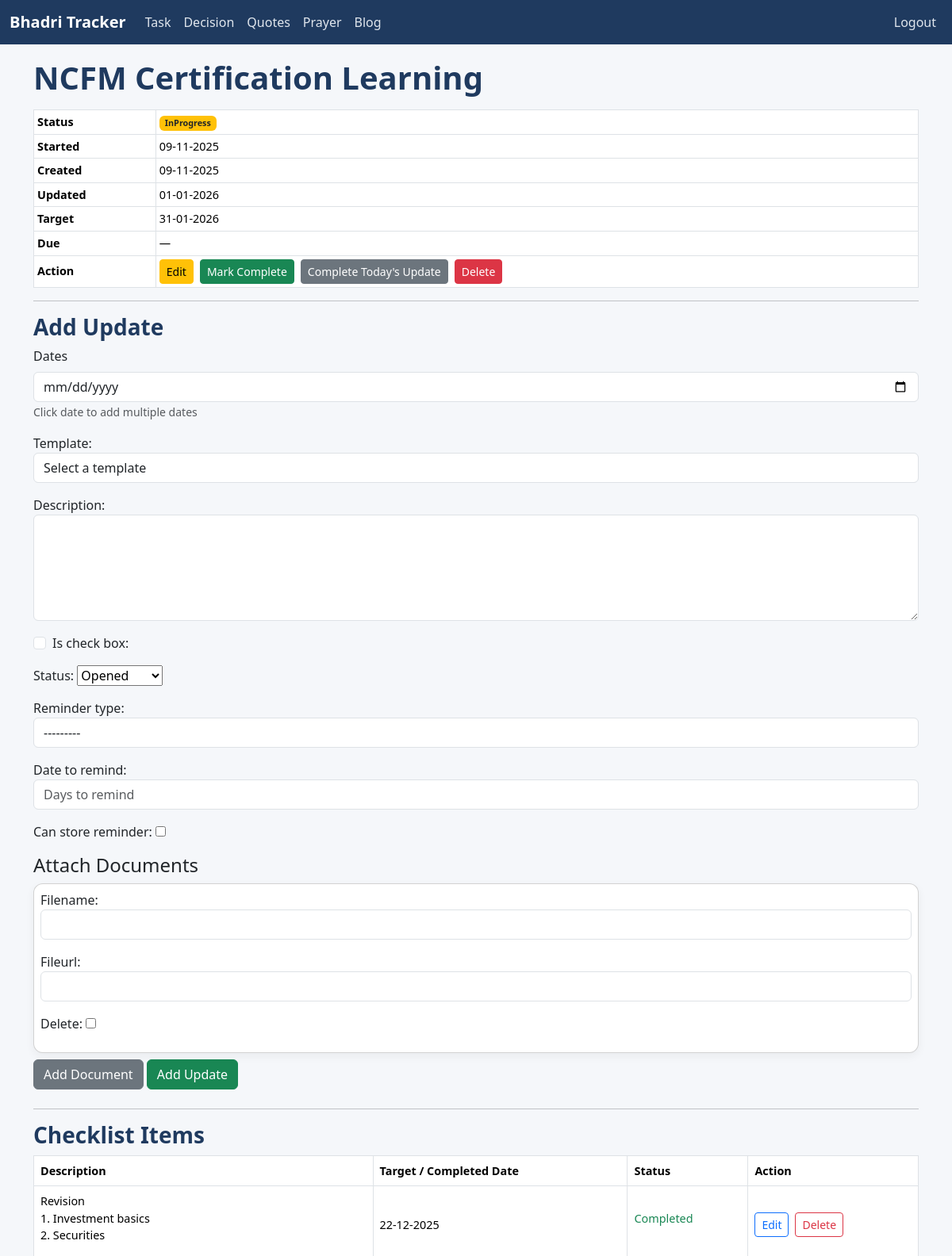
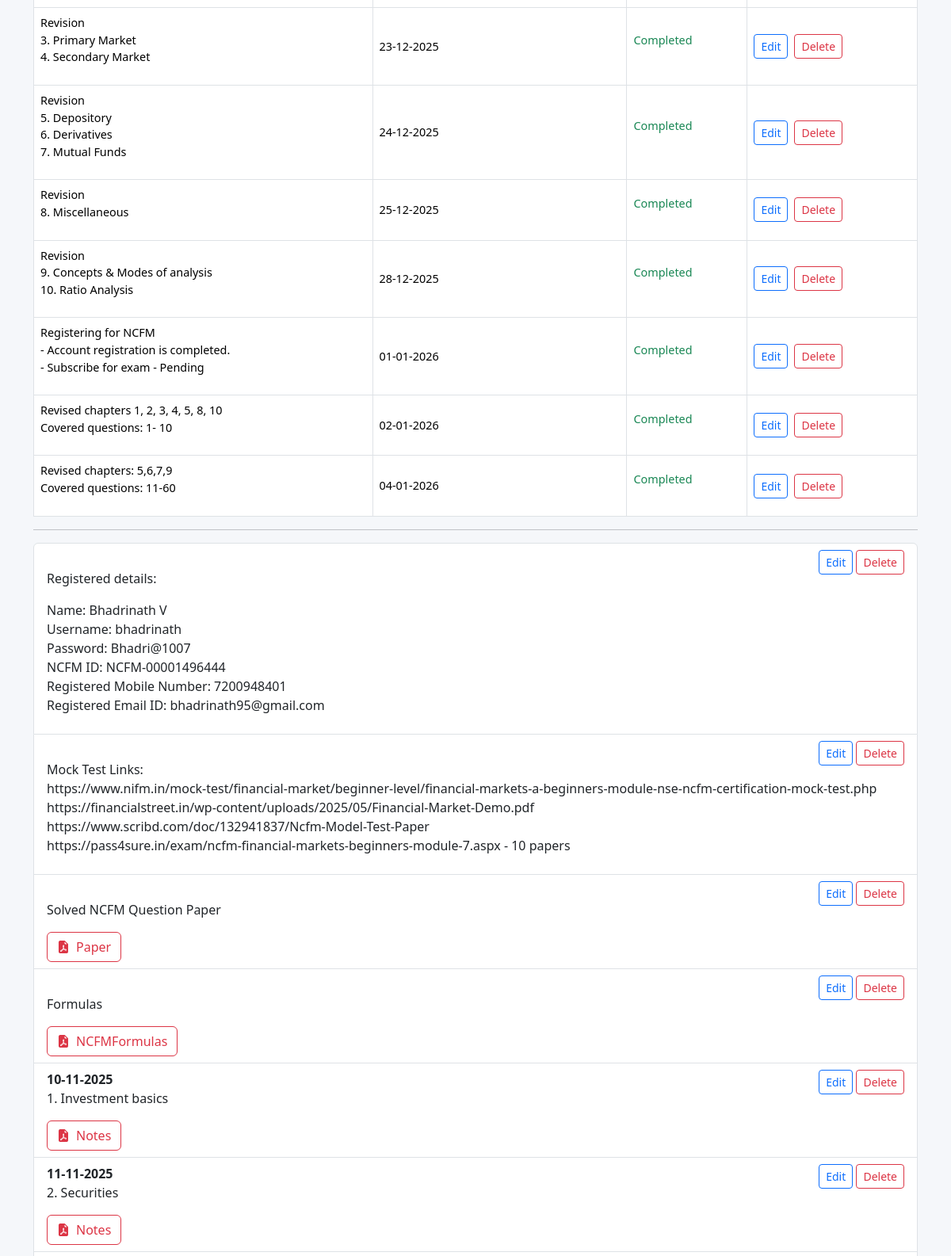
The app's page /task/11/updates/ (signed in, upper part), older data (2 pictures, top to bottom).
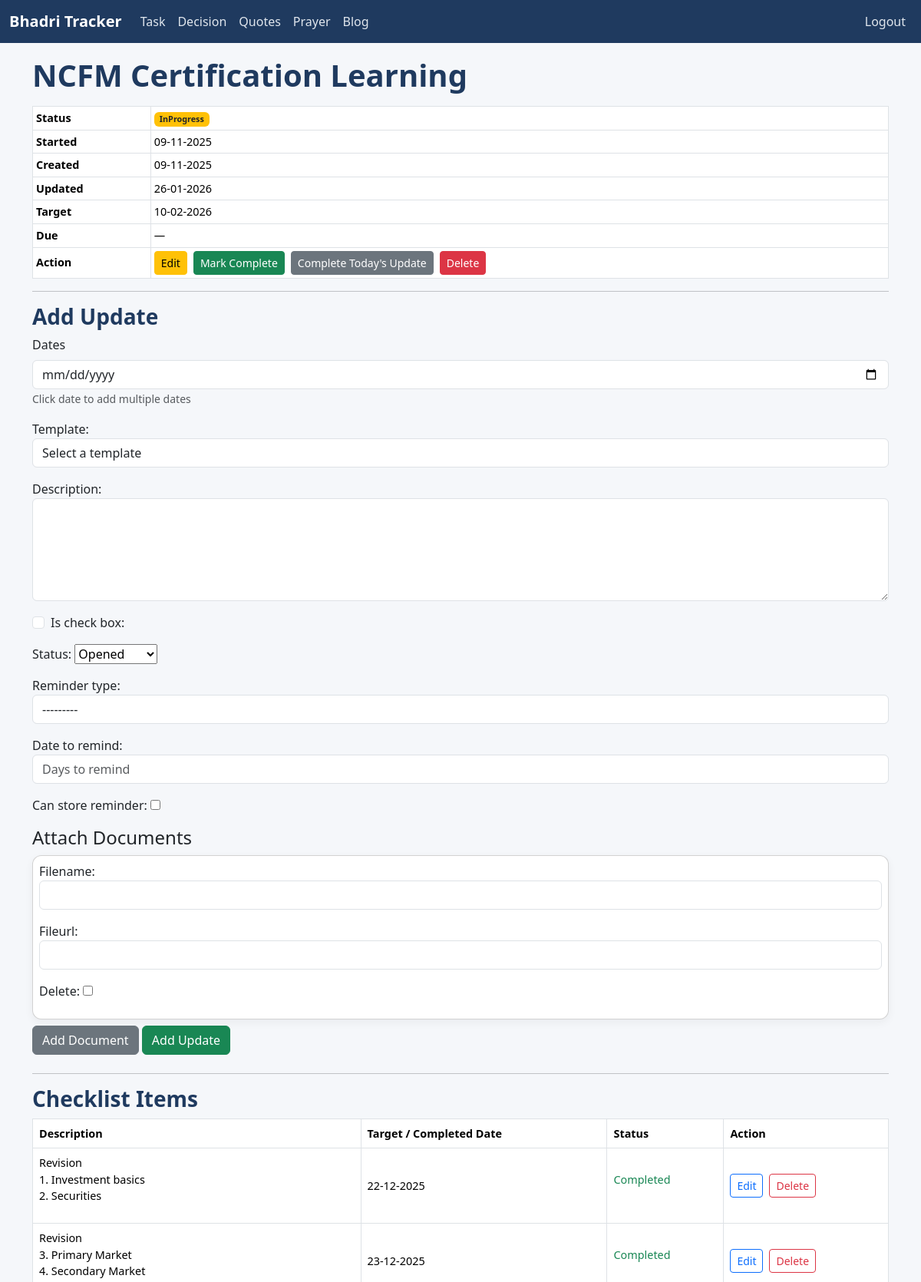
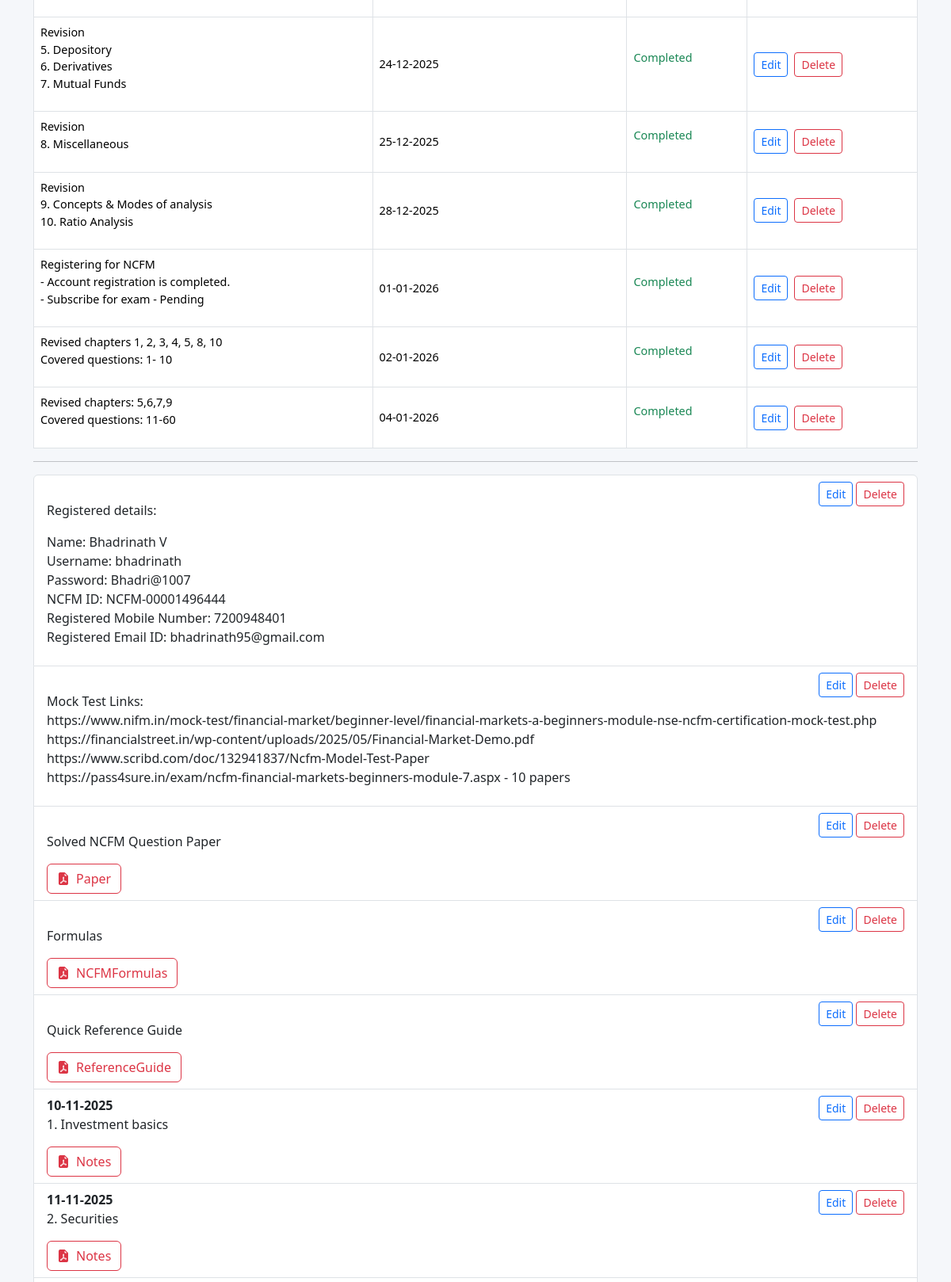
The same page, newer data (2 pictures, top to bottom).
### tracker/models.py (models this page shows, shortened)
class Task(models.Model):
    STATUS_CHOICES = [
        ('Opened', 'Opened'),
        ('InProgress', 'In Progress'),
        ('Completed', 'Completed'),
        ('Cancelled', 'Cancelled'),
        ('Hold', 'Hold'),
    ]
    name = models.CharField(max_length=200)
    status = models.CharField(max_length=20, choices=STATUS_CHOICES, default='Opened')
    task_type = models.ForeignKey(TaskType, on_delete=models.CASCADE)
    started_date = models.DateField(default=timezone.now, null=True, blank=True)
    created_date = models.DateField(auto_now_add=True)
    updated_date = models.DateField(auto_now=True)
    completed_date = models.DateField(null=True, blank=True)
    target_date = models.DateField(default=timezone.now, null=True, blank=True)
    is_bookmark = models.BooleanField(default=False)
    is_private = models.BooleanField(default=False)
    is_important = models.BooleanField(default=False)
    is_template = models.BooleanField(default=False)
    @property
    def days_till_upcoming(self):
        today = timezone.now().date()
        dates = []
        if self.started_date and self.started_date >= today:
            dates.append(self.started_date)
        if self.target_date and self.target_date >= today:
            dates.append(self.target_date)
        for upd in self.updates.all():
            if upd.status not in ['Completed', 'Cancelled'] and upd.date and upd.date >= today:
                dates.append(upd.date)
        if not dates:
            return None
        return (min(dates) - today).days

class Update(models.Model):
    STATUS_CHOICES = [
        ('Opened', 'Opened'),
        ('InProgress', 'In Progress'),
        ('Completed', 'Completed'),
        ('Cancelled', 'Cancelled')
    ]
    REMINDER_CHOICE = [
        ('Days', 'Days'),
        ('Weekly', 'Weekly'),
        ('Monthly', 'Monthly'),
        ('Yearly', 'Yearly'),
    ]
    task = models.ForeignKey(Task, on_delete=models.CASCADE, related_name='updates')
    date = models.DateField(default=timezone.now, null=True, blank=True)
    description = models.TextField()
    is_check_box = models.BooleanField(default=False)
    status = models.CharField(max_length=20, choices=STATUS_CHOICES, default='Opened')
    reminder_type = models.CharField(max_length=20, choices=REMINDER_CHOICE, null=True, blank=True)
    can_store_reminder = models.BooleanField(default=False)
    date_to_remind = models.IntegerField(null=True, blank=True)

class Document(models.Model):
    update = models.ForeignKey(Update, on_delete=models.CASCADE, related_name='documents')
    filename = models.CharField(max_length=255)
    fileurl = models.CharField(max_length=255)
    filetype = models.CharField(max_length=50, editable=False)
    def github_url(self):
        if self.filetype != "other":
            return f"https://raw.githubusercontent.com/tenctech10c/Document/main/{self.fileurl}"
        return self.fileurl

### tracker/views.py (the view, shortened to what this page needs)
# urls.py: path('task/<int:task_id>/updates/', views.UpdateListView.as_view(), name='update_list'),
class UpdateListView(LoginRequiredMixin, View):
    def get(self, request, task_id):
        task = get_object_or_404(Task, pk=task_id)
        if task.is_private:
            if not self.request.session.get("private_access"):
                raise PermissionError("PRIVATE_ACCESS_REQUIRED")
        checkbox_updates = task.updates.filter(is_check_box=True).order_by('-status', F('date').asc(nulls_first=True), 'description')
        normal_updates   = task.updates.filter(is_check_box=False).order_by(F('date').asc(nulls_first=True),)
        form = MultipleUpdateForm()
        formset = DocumentFormSet(queryset=Document.objects.none())
        return render(request, 'tracker/update_list.html', {
            'task': task,
            'checkbox_updates': checkbox_updates,
            'updates': normal_updates,
            'form': form,
            'formset': formset,
        })
    def dispatch(self, request, *args, **kwargs):
        try:
            return super().dispatch(request, *args, **kwargs)
        except PermissionError as e:
            if str(e) == "PRIVATE_ACCESS_REQUIRED":
                return redirect("private_access", "tracker:task_list")
            raise

### tracker/forms.py
class MultipleUpdateForm(forms.ModelForm):
    template = forms.ModelChoiceField(
        queryset=UpdateTemplate.objects.all().order_by('name'),
        required=False,
        empty_label="Select a template",
        widget=forms.Select(attrs={'class': 'form-control'}),
        label="Template"
    )
    dates = forms.CharField(
        required=False,
        widget=forms.HiddenInput(),
        label="Dates"
    )
    class Meta:
        model = Update
        fields = ['template', 'dates', 'description', 'is_check_box', 'status', 'reminder_type', 'date_to_remind', 'can_store_reminder']
        widgets = {
            'description': forms.Textarea(attrs={'class': 'form-control', 'rows': 5}),
            'is_check_box': forms.CheckboxInput(attrs={'class': 'form-check-input'}),
            'reminder_type': forms.Select(attrs={'class': 'form-control'}),
            'date_to_remind': forms.NumberInput(attrs={
                'class': 'form-control',
                'placeholder': 'Days to remind',
                'min': 1,
                'max': 31,
                'step': 1
            }),
        }

### tracker/models.py (called while the page is built)
    def __str__(self):
        return self.name

### templates/tracker/update_list.html (shortened to what the changed rows need)
{% extends 'base.html' %}
{% load static %}
{% block content %}
<h1>{{ task.name }}</h1>
{% if not task.is_bookmark %}
<table class="table table-sm table-bordered align-middle mt-3">
  <tbody>
    <tr>
      <th>Status</th>
      <td>
        {% if task.status == 'Completed' %}
          <span class="badge bg-success">{{ task.status }}</span>
        {% elif task.status == 'InProgress' %}
          <span class="badge bg-warning text-dark">{{ task.status }}</span>
        {% elif task.status == 'Cancelled' %}
          <span class="badge bg-danger">{{ task.status }}</span>
        {% else %}
          <span class="badge bg-secondary">{{ task.status }}</span>
        {% endif %}
      </td>
    </tr>
    <tr>
      <th>Started</th>
      <td>{{ task.started_date|date:"d-m-Y"|default:"—" }}</td>
    </tr>
    <tr>
      <th>Created</th>
      <td>{{ task.created_date|date:"d-m-Y" }}</td>
    </tr>
    <tr>
      <th>Updated</th>
      <td>{{ task.updated_date|date:"d-m-Y" }}</td>
    </tr>
    <tr>
      <th>Target</th>
      <td>{{ task.target_date|date:"d-m-Y"|default:"—" }}</td>
    </tr>
    <tr>
      <th>
        {% if task.completed_date %}
          Completed
        {% else %}
          Due
        {% endif %}
      </th>
      <td>
        {% if task.completed_date %}
          <span class="text-success fw-bold">
            {{ task.completed_date|date:"d-m-Y" }}
          </span>
        {% else %}
          —
        {% endif %}
      </td>
    </tr>
    <tr>
      <th>Action</th>
      <td>
        <div class="d-flex flex-wrap gap-2">
          <a href="{% url 'tracker:task_update' task.id %}" class="btn btn-sm btn-warning">Edit</a>
          {% if task.status != 'Completed' and task.status != 'Cancelled' %}
            <a href="{% url 'tracker:mark_task_complete' task.id %}" class="btn btn-sm btn-success">
              Mark Complete
            </a>
            <form method="post"
                  action="{% url 'tracker:complete_today_task_updates' task.id %}">
              <button type="submit" class="btn btn-sm btn-secondary text-wrap">
                Complete Today's Update
              </button>
            </form>
          {% endif %}
          <a href="{% url 'tracker:task_delete' task.id %}" class="btn btn-sm btn-danger">Delete</a>
        </div>
      </td>
    </tr>
  </tbody>
</table>
<hr />
{% endif %}
<h3>Add Update</h3>
<form method="POST">
  <div class="mb-3">
  </div>
  <div class="mb-3">
  </div>
  <div class="mb-3">
  </div>
  <div class="form-check mb-3">
  </div>
  <div class="mb-3">
  </div>
  <div class="mb-3">
  </div>
  <div class="mb-3">
  </div>
  <div class="mb-3">
  </div>
  <h4>Attach Documents</h4>
  <div id="formset">
    {% for form in formset %}
      <div class="card mb-2 p-2">
        {{ form.as_p }}
      </div>
    {% endfor %}
  </div>
  <button type="button" class="btn btn-secondary mb-2" id="add-more">Add Document</button> <button type="submit" class="btn btn-success mb-2">Add Update</button>
</form>
<hr>
<h3>Checklist Items</h3>
<table class="table table-bordered">
  <thead>
    <tr>
      <th>Description</th>
      <th>Target / Completed Date</th>
      <th>Status</th>
      <th>Action</th>
    </tr>
  </thead>
  <tbody>
    {% for u in checkbox_updates %}
    <tr>
      <td>{{ u.description|linebreaks }}</td>
      <td>{{ u.date|date:"d-m-Y" }}</td>
      <td>
        {% if u.status == 'Completed' %}
          <p class="text-success">{{ u.status }}</p>
        {% elif u.status == 'InProgress' %}
          <p class="text-warning">{{ u.status }}</p>
        {% elif u.status == 'Cancelled' %}
          <p class="text-danger">{{ u.status }}</p>
        {% endif %}
      </td>
      <td>
        <div class="d-flex flex-wrap align-items-center gap-2">
          <a href="{% url 'tracker:update_edit' u.id %}" class="btn btn-sm btn-outline-primary">Edit</a>
          <a href="{% url 'tracker:update_delete' u.id %}" class="btn btn-sm btn-outline-danger">Delete</a>
        </div>
      </td>
    </tr>
    {% empty %}
    <tr><td colspan="4">No checklist items.</td></tr>
    {% endfor %}
  </tbody>
</table>
<hr>
<ul class="list-group mt-3">
  {% for u in updates %}
  <li class="list-group-item">
    <div>
      <strong>{{ u.date|date:"d-m-Y" }}</strong>
      <div class="float-end">
        <a href="{% url 'tracker:update_edit' u.id %}" class="btn btn-sm btn-outline-primary">Edit</a>
        <a href="{% url 'tracker:update_delete' u.id %}" class="btn btn-sm btn-outline-danger">Delete</a>
      </div>
      <br>
      {{ u.description|linebreaks }}
      {% if u.documents.all %}
      <div class="mt-2 d-flex flex-wrap gap-2">
        {% for doc in u.documents.all %}
          {% if doc.filetype == 'pdf' %}
            <a href="{% url 'tracker:document_view' doc.id %}" class="btn btn-outline-danger d-flex align-items-center">
              <i class="bi bi-file-earmark-pdf-fill me-2"></i> {{ doc.filename }}
            </a>
          {% elif doc.filetype == 'image' %}
            <a href="{% url 'tracker:document_view' doc.id %}">
              <img src="{{ doc.github_url }}" alt="{{ doc.filename }}" style="max-width:100px; border-radius:5px;">
            </a>
          {% elif doc.filetype == 'video' %}
            <a href="{% url 'tracker:document_view' doc.id %}" class="btn btn-outline-dark d-flex align-items-center">
              <i class="bi bi-camera-video-fill me-2"></i> {{ doc.filename }}
            </a>
          {% else %}
            <a href="{{ doc.github_url }}" class="btn btn-outline-secondary d-flex align-items-center">
              <i class="bi bi-file-earmark-fill me-2"></i> {{ doc.filename }}
            </a>
          {% endif %}
        {% endfor %}
      </div>
      {% endif %}
    </div>
  </li>
  {% empty %}
  <li class="list-group-item">No updates yet.</li>
  {% endfor %}
</ul>
{% endblock %}

Row changes from the older to the newer data that the page shows:
changed Task "NCFM Certification Learning": updated_date "01-01-2026" → "26-01-2026"; target_date "31-01-2026" → "10-02-2026"
added Update: description "Quick Reference Guide"
added Document: filename "ReferenceGuide", shown under "Quick Reference Guide"
